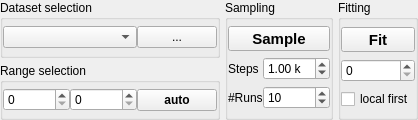
<?xml version="1.0" encoding="UTF-8"?>
<ui version="4.0">
 <class>Form</class>
 <widget class="QWidget" name="Form">
  <property name="geometry">
   <rect>
    <x>0</x>
    <y>0</y>
    <width>418</width>
    <height>120</height>
   </rect>
  </property>
  <property name="sizePolicy">
   <sizepolicy hsizetype="Minimum" vsizetype="Minimum">
    <horstretch>0</horstretch>
    <verstretch>0</verstretch>
   </sizepolicy>
  </property>
  <property name="windowTitle">
   <string>Form</string>
  </property>
  <layout class="QGridLayout" name="gridLayout_4">
   <property name="leftMargin">
    <number>0</number>
   </property>
   <property name="topMargin">
    <number>0</number>
   </property>
   <property name="rightMargin">
    <number>0</number>
   </property>
   <property name="bottomMargin">
    <number>0</number>
   </property>
   <property name="spacing">
    <number>5</number>
   </property>
   <item row="0" column="0">
    <widget class="QGroupBox" name="groupBox_3">
     <property name="sizePolicy">
      <sizepolicy hsizetype="Minimum" vsizetype="Minimum">
       <horstretch>0</horstretch>
       <verstretch>0</verstretch>
      </sizepolicy>
     </property>
     <property name="title">
      <string>Dataset selection</string>
     </property>
     <property name="alignment">
      <set>Qt::AlignLeading|Qt::AlignLeft|Qt::AlignTop</set>
     </property>
     <property name="flat">
      <bool>false</bool>
     </property>
     <property name="checkable">
      <bool>false</bool>
     </property>
     <layout class="QGridLayout" name="gridLayout">
      <property name="leftMargin">
       <number>0</number>
      </property>
      <property name="topMargin">
       <number>0</number>
      </property>
      <property name="rightMargin">
       <number>0</number>
      </property>
      <property name="bottomMargin">
       <number>0</number>
      </property>
      <property name="spacing">
       <number>0</number>
      </property>
      <item row="0" column="1">
       <widget class="QPushButton" name="pushButton">
        <property name="text">
         <string>...</string>
        </property>
       </widget>
      </item>
      <item row="0" column="0">
       <widget class="QComboBox" name="comboBox">
        <property name="sizePolicy">
         <sizepolicy hsizetype="Expanding" vsizetype="Fixed">
          <horstretch>0</horstretch>
          <verstretch>0</verstretch>
         </sizepolicy>
        </property>
       </widget>
      </item>
     </layout>
    </widget>
   </item>
   <item row="0" column="1" rowspan="2">
    <widget class="QGroupBox" name="groupBox_2">
     <property name="sizePolicy">
      <sizepolicy hsizetype="Minimum" vsizetype="Preferred">
       <horstretch>0</horstretch>
       <verstretch>0</verstretch>
      </sizepolicy>
     </property>
     <property name="title">
      <string>Sampling</string>
     </property>
     <property name="alignment">
      <set>Qt::AlignLeading|Qt::AlignLeft|Qt::AlignTop</set>
     </property>
     <layout class="QGridLayout" name="gridLayout_3" columnstretch="0,0,0">
      <property name="leftMargin">
       <number>0</number>
      </property>
      <property name="topMargin">
       <number>0</number>
      </property>
      <property name="rightMargin">
       <number>0</number>
      </property>
      <property name="bottomMargin">
       <number>0</number>
      </property>
      <property name="spacing">
       <number>0</number>
      </property>
      <item row="1" column="1">
       <widget class="QLabel" name="label">
        <property name="text">
         <string>Steps</string>
        </property>
       </widget>
      </item>
      <item row="2" column="1">
       <widget class="QLabel" name="label_2">
        <property name="text">
         <string>#Runs</string>
        </property>
       </widget>
      </item>
      <item row="2" column="2">
       <widget class="QSpinBox" name="spinBox_5">
        <property name="minimum">
         <number>1</number>
        </property>
        <property name="maximum">
         <number>999</number>
        </property>
        <property name="value">
         <number>10</number>
        </property>
       </widget>
      </item>
      <item row="1" column="2">
       <widget class="QDoubleSpinBox" name="doubleSpinBox">
        <property name="suffix">
         <string> k</string>
        </property>
        <property name="decimals">
         <number>2</number>
        </property>
        <property name="value">
         <double>1.000000000000000</double>
        </property>
       </widget>
      </item>
      <item row="0" column="1" colspan="2">
       <widget class="QToolButton" name="toolButton_4">
        <property name="sizePolicy">
         <sizepolicy hsizetype="Minimum" vsizetype="Fixed">
          <horstretch>0</horstretch>
          <verstretch>0</verstretch>
         </sizepolicy>
        </property>
        <property name="font">
         <font>
          <pointsize>11</pointsize>
          <weight>75</weight>
          <bold>true</bold>
         </font>
        </property>
        <property name="text">
         <string>Sample</string>
        </property>
        <property name="icon">
         <iconset resource="../../resources/resource.qrc">
          <normaloff>:/icons/icons/1462894045_chart02_64.png</normaloff>:/icons/icons/1462894045_chart02_64.png</iconset>
        </property>
        <property name="iconSize">
         <size>
          <width>24</width>
          <height>24</height>
         </size>
        </property>
        <property name="toolButtonStyle">
         <enum>Qt::ToolButtonTextBesideIcon</enum>
        </property>
       </widget>
      </item>
     </layout>
    </widget>
   </item>
   <item row="0" column="2" rowspan="2">
    <widget class="QGroupBox" name="groupBox">
     <property name="sizePolicy">
      <sizepolicy hsizetype="Minimum" vsizetype="Preferred">
       <horstretch>0</horstretch>
       <verstretch>0</verstretch>
      </sizepolicy>
     </property>
     <property name="title">
      <string>Fitting</string>
     </property>
     <property name="alignment">
      <set>Qt::AlignLeading|Qt::AlignLeft|Qt::AlignTop</set>
     </property>
     <layout class="QGridLayout" name="gridLayout_2">
      <property name="leftMargin">
       <number>0</number>
      </property>
      <property name="topMargin">
       <number>0</number>
      </property>
      <property name="rightMargin">
       <number>0</number>
      </property>
      <property name="bottomMargin">
       <number>0</number>
      </property>
      <property name="spacing">
       <number>0</number>
      </property>
      <item row="3" column="1">
       <widget class="QCheckBox" name="checkBox">
        <property name="text">
         <string>local first</string>
        </property>
       </widget>
      </item>
      <item row="2" column="1">
       <widget class="QSpinBox" name="spinBox_3"/>
      </item>
      <item row="0" column="1">
       <widget class="QToolButton" name="toolButton">
        <property name="sizePolicy">
         <sizepolicy hsizetype="Preferred" vsizetype="Fixed">
          <horstretch>0</horstretch>
          <verstretch>0</verstretch>
         </sizepolicy>
        </property>
        <property name="font">
         <font>
          <family>Arial</family>
          <pointsize>11</pointsize>
          <weight>75</weight>
          <bold>true</bold>
         </font>
        </property>
        <property name="text">
         <string>Fit</string>
        </property>
        <property name="icon">
         <iconset resource="../../resources/resource.qrc">
          <normaloff>:/icons/icons/play-xxl.png</normaloff>:/icons/icons/play-xxl.png</iconset>
        </property>
        <property name="iconSize">
         <size>
          <width>24</width>
          <height>24</height>
         </size>
        </property>
        <property name="toolButtonStyle">
         <enum>Qt::ToolButtonTextBesideIcon</enum>
        </property>
       </widget>
      </item>
     </layout>
    </widget>
   </item>
   <item row="1" column="0">
    <widget class="QGroupBox" name="groupBox_4">
     <property name="title">
      <string>Range selection</string>
     </property>
     <layout class="QHBoxLayout" name="horizontalLayout">
      <property name="spacing">
       <number>0</number>
      </property>
      <property name="leftMargin">
       <number>0</number>
      </property>
      <property name="topMargin">
       <number>0</number>
      </property>
      <property name="rightMargin">
       <number>0</number>
      </property>
      <property name="bottomMargin">
       <number>0</number>
      </property>
      <item>
       <widget class="QSpinBox" name="spinBox_2">
        <property name="maximum">
         <number>999999</number>
        </property>
       </widget>
      </item>
      <item>
       <widget class="QSpinBox" name="spinBox">
        <property name="maximum">
         <number>999999</number>
        </property>
       </widget>
      </item>
      <item>
       <widget class="QPushButton" name="toolButton_2">
        <property name="sizePolicy">
         <sizepolicy hsizetype="Fixed" vsizetype="Fixed">
          <horstretch>0</horstretch>
          <verstretch>0</verstretch>
         </sizepolicy>
        </property>
        <property name="font">
         <font>
          <weight>75</weight>
          <bold>true</bold>
         </font>
        </property>
        <property name="toolTip">
         <string extracomment="Auto-adjustment of fitrange">&lt;html&gt;&lt;head/&gt;&lt;body&gt;&lt;p&gt;Fitting-Range&lt;/p&gt;&lt;p&gt;Try to determine the optimal fitting range &lt;br/&gt;automatically.&lt;/p&gt;&lt;/body&gt;&lt;/html&gt;</string>
        </property>
        <property name="text">
         <string>auto</string>
        </property>
       </widget>
      </item>
     </layout>
    </widget>
   </item>
  </layout>
  <action name="actionFit">
   <property name="text">
    <string>fit</string>
   </property>
   <property name="shortcut">
    <string>Ctrl+F</string>
   </property>
  </action>
  <action name="actionFit_range_changed">
   <property name="text">
    <string>Fit range changed</string>
   </property>
  </action>
  <action name="actionChange_dataset">
   <property name="text">
    <string>Change dataset</string>
   </property>
  </action>
  <action name="actionSelectionChanged">
   <property name="text">
    <string>SelectionChanged</string>
   </property>
   <property name="toolTip">
    <string>SelectionChanged</string>
   </property>
  </action>
  <action name="actionErrorEstimate">
   <property name="text">
    <string>ErrorEstimate</string>
   </property>
  </action>
  <action name="actionAutoFitRange">
   <property name="text">
    <string>AutoFitRange</string>
   </property>
  </action>
 </widget>
 <resources>
  <include location="../../resources/resource.qrc"/>
 </resources>
 <connections>
  <connection>
   <sender>pushButton</sender>
   <signal>clicked()</signal>
   <receiver>actionChange_dataset</receiver>
   <slot>trigger()</slot>
   <hints>
    <hint type="sourcelabel">
     <x>218</x>
     <y>36</y>
    </hint>
    <hint type="destinationlabel">
     <x>-1</x>
     <y>-1</y>
    </hint>
   </hints>
  </connection>
  <connection>
   <sender>toolButton_2</sender>
   <signal>clicked()</signal>
   <receiver>actionAutoFitRange</receiver>
   <slot>trigger()</slot>
   <hints>
    <hint type="sourcelabel">
     <x>18</x>
     <y>51</y>
    </hint>
    <hint type="destinationlabel">
     <x>-1</x>
     <y>-1</y>
    </hint>
   </hints>
  </connection>
  <connection>
   <sender>comboBox</sender>
   <signal>currentIndexChanged(QString)</signal>
   <receiver>actionSelectionChanged</receiver>
   <slot>trigger()</slot>
   <hints>
    <hint type="sourcelabel">
     <x>68</x>
     <y>23</y>
    </hint>
    <hint type="destinationlabel">
     <x>-1</x>
     <y>-1</y>
    </hint>
   </hints>
  </connection>
  <connection>
   <sender>spinBox</sender>
   <signal>editingFinished()</signal>
   <receiver>actionFit_range_changed</receiver>
   <slot>trigger()</slot>
   <hints>
    <hint type="sourcelabel">
     <x>117</x>
     <y>63</y>
    </hint>
    <hint type="destinationlabel">
     <x>-1</x>
     <y>-1</y>
    </hint>
   </hints>
  </connection>
  <connection>
   <sender>spinBox_2</sender>
   <signal>editingFinished()</signal>
   <receiver>actionFit_range_changed</receiver>
   <slot>trigger()</slot>
   <hints>
    <hint type="sourcelabel">
     <x>43</x>
     <y>63</y>
    </hint>
    <hint type="destinationlabel">
     <x>-1</x>
     <y>-1</y>
    </hint>
   </hints>
  </connection>
  <connection>
   <sender>toolButton</sender>
   <signal>clicked()</signal>
   <receiver>actionFit</receiver>
   <slot>trigger()</slot>
   <hints>
    <hint type="sourcelabel">
     <x>228</x>
     <y>46</y>
    </hint>
    <hint type="destinationlabel">
     <x>-1</x>
     <y>-1</y>
    </hint>
   </hints>
  </connection>
  <connection>
   <sender>toolButton_4</sender>
   <signal>clicked()</signal>
   <receiver>actionErrorEstimate</receiver>
   <slot>trigger()</slot>
   <hints>
    <hint type="sourcelabel">
     <x>259</x>
     <y>37</y>
    </hint>
    <hint type="destinationlabel">
     <x>-1</x>
     <y>-1</y>
    </hint>
   </hints>
  </connection>
 </connections>
</ui>
